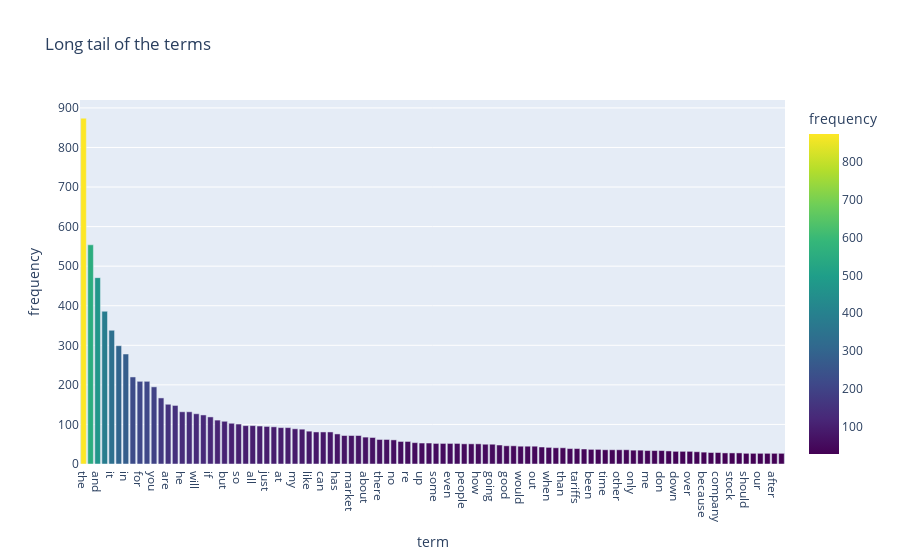

The cell this chart's notebook holds for it:
### Markdown cell above
### >>> **Exercise 14 (take home):**

### Code cell
# Answer here
n=100 # how many terms we want to display

# lets create a sorted dataframe
df2 = pd.DataFrame({ 'term': count_vect.get_feature_names_out(), 'frequency': term_frequencies})
df2_sorted = df2.sort_values('frequency', ascending=False).head(n)

# plot
fig = pyex.bar(df2_sorted, 
                         x='term', 
                         y='frequency', 
                         title='Long tail of the terms',
                         color='frequency',
                         color_continuous_scale='viridis')
fig.show()

### Figure 1 — Plotly figure (JSON) as saved in the notebook; plotly's stock layout.template omitted (floating-point values rounded to 4 significant figures)
{"data": [{"hovertemplate": "term=%{x}<br>frequency=%{marker.color}<extra></extra>", "legendgroup": "", "marker": {"color": [874, 554, 471, 386, 338, 299, 278, 220, 209, 209, 195, 167, 151, 148, 132, 132, 127, 124, 119, 111, 108, 103, 101, 97, 97, 96, 95, 94, 92, 92, 89, 88, 83, 81, 81, 81, 76, 72, 72, 72, 68, 67, 62, 62, 61, 57, 57, 54, 53, 53, 52, 52, 52, 52, 51, 51, 51, 50, 50, 48, 46, 46, 45, 45, 45, 43, 42, 41, 41, 39, 39, 38, 37, 37, 36, 36, 36, 36, 35, 35, 34, 34, 34, 33, 32, 32, 32, 31, 30, 29, 29, 28, 28, 28, 27, 27, 27, 27, 27, 27], "coloraxis": "coloraxis", "pattern": {"shape": ""}}, "name": "", "orientation": "v", "showlegend": false, "textposition": "auto", "type": "bar", "x": ["the", "to", "and", "is", "it", "of", "in", "that", "for", "this", "you", "on", "are", "they", "he", "be", "will", "with", "if", "as", "but", "not", "so", "have", "all", "us", "just", "was", "at", "trump", "my", "what", "like", "we", "can", "or", "has", "their", "market", "china", "about", "more", "there", "now", "no", "from", "re", "by", "up", "do", "some", "think", "even", "them", "people", "his", "how", "one", "going", "your", "good", "money", "would", "any", "out", "an", "when", "who", "than", "see", "tariffs", "why", "been", "get", "time", "him", "other", "make", "only", "want", "me", "into", "don", "then", "down", "doing", "over", "could", "because", "right", "company", "silver", "stock", "still", "should", "years", "our", "day", "after", "go"], "xaxis": "x", "y": [874, 554, 471, 386, 338, 299, 278, 220, 209, 209, 195, 167, 151, 148, 132, 132, 127, 124, 119, 111, 108, 103, 101, 97, 97, 96, 95, 94, 92, 92, 89, 88, 83, 81, 81, 81, 76, 72, 72, 72, 68, 67, 62, 62, 61, 57, 57, 54, 53, 53, 52, 52, 52, 52, 51, 51, 51, 50, 50, 48, 46, 46, 45, 45, 45, 43, 42, 41, 41, 39, 39, 38, 37, 37, 36, 36, 36, 36, 35, 35, 34, 34, 34, 33, 32, 32, 32, 31, 30, 29, 29, 28, 28, 28, 27, 27, 27, 27, 27, 27], "yaxis": "y"}], "layout": {"barmode": "relative", "coloraxis": {"colorbar": {"title": {"text": "frequency"}}, "colorscale": [[0, "#440154"], [0.1111, "#482878"], [0.2222, "#3e4989"], [0.3333, "#31688e"], [0.4444, "#26828e"], [0.5556, "#1f9e89"], [0.6667, "#35b779"], [0.7778, "#6ece58"], [0.8889, "#b5de2b"], [1, "#fde725"]]}, "legend": {"tracegroupgap": 0}, "title": {"text": "Long tail of the terms"}, "xaxis": {"anchor": "y", "domain": [0, 1], "title": {"text": "term"}}, "yaxis": {"anchor": "x", "domain": [0, 1], "title": {"text": "frequency"}}}}
